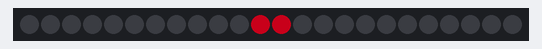
Recording of a sketch running on a simulated Arduino Uno, built with avr-gcc and run on an emulated ATmega328P. Shown: 24 RGB LEDs in strip order, left to right. Dim RGB values are drawn brighter than linear; colours are those a GRB WS2812 strip shows for the declared byte order.

Above: at 3.15 s.
At 7.5 s:
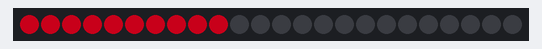
At 11.6 s:
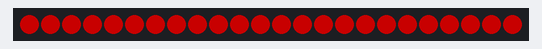
At 17.7 s:
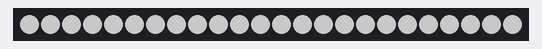
At 23.8 s:
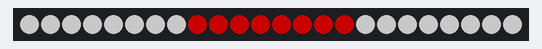
At 33.9 s:
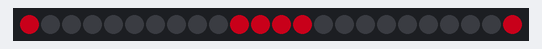

The sketch:

Demo.ino
```cpp
// (licence header left out)
#include <FastLED.h>
#include <Adafruit_NeoPixel.h>

#define LED_PIN     12
#define NUM_LEDS    24
#define LED_TYPE    WS2812B
#define COLOR_ORDER GBR
#define BRIGHTNESS  100
#define HTIME 50


CRGB leds[NUM_LEDS];
Adafruit_NeoPixel strip = Adafruit_NeoPixel(60, LED_PIN, NEO_GRB + NEO_KHZ800);

void setup() {
    delay(1000);
    LEDS.addLeds<LED_TYPE, LED_PIN, COLOR_ORDER>(leds, NUM_LEDS);
//  LEDS.addLeds<LED_TYPE, LED_PIN, CLOCK_PIN COLOR_ORDER>(leds, NUM_LEDS);
    FastLED.setBrightness(BRIGHTNESS);
}

void loop(){
  rightSlide();
  leftSlide();
  rightBlink();
  leftBlink();
  runing();
  brake();
  brakeRight();
  brakeLeft();
  reverse();
  reverseRight();
  reverseLeft();
  reverseBrake();
  reverseBrakeRight();
  reverseBrakeLeft();
  hazerd();
  rainbow(20);

}

void rightSlide(){    //---------------------------------Right Slide---------------------------------------------------------------------------------------------------------------
  FastLED.clear();
  for(int A=2; A>=1; A--) {
    leds[11] = CRGB(35,0,255);
    leds[12] = CRGB(35,0,255);

      for(int i=14;i<24;i++){
      leds[i].setRGB(35,0,255);
      FastLED.show();
      delay(50);
    }

    leds[11] = CRGB(35,0,255);
    leds[12] = CRGB(35,0,255);
       for(int i=14;i<NUM_LEDS;i++){
         leds[i].setRGB(0,0,0);
         FastLED.show();
         delay(50);
     }
  }

}


void leftSlide(){   //-------------------------------------Left Slide--------------------------------------------------------------------------------------------------------------
  FastLED.clear();
  delay(250);
  for(int A=2; A>=1; A--) {
    leds[11] = CRGB(35,0,255);
    leds[12] = CRGB(35,0,255);;

      for(int i=9;i>-1;i--){
      leds[i].setRGB(35,0,255);
      FastLED.show();
      delay(50);
    }

    leds[11] = CRGB(35,0,255);
    leds[12] = CRGB(35,0,255);
       for(int i=9;i>-1;i--){
         leds[i].setRGB(0,0,0);
         FastLED.show();
         delay(50);
     }
  }
}

void rightBlink(){     //---------------------------------Right Blink--------------------------------------------------------------------------------------------------------------
  FastLED.clear();
  for(int A=2; A>=1; A--) {
      for(int i=14;i<24;i++){
      leds[i].setRGB(35,0,255);
      FastLED.show();

    }
    delay(500);

       for(int i=14;i<NUM_LEDS;i++){
         leds[i].setRGB(0,0,0);
         FastLED.show();

     }
   delay(500);
  }
}

void leftBlink(){        //---------------------------------Left Blink-------------------------------------------------------------------------------------------------------------
  FastLED.clear();
  for(int A=2; A>=1; A--) {
    for(int i=9;i>-1;i--){
      leds[i].setRGB(35,0,255);
      FastLED.show();
    }
    delay(500);

    for(int i=9;i>-1;i--){
      leds[i].setRGB(0,0,0);
      FastLED.show();
     }
     delay(500);
  }
}

void runing(){        //-------------------------------------Running---------------------------------------------------------------------------------------------------------------
  FastLED.clear();
  fill_solid(leds, NUM_LEDS, CRGB(0,0,50));
  FastLED.show();
  delay(2000);
}

void brake(){        //---------------------------------------Brake----------------------------------------------------------------------------------------------------------------
  FastLED.clear();
  fill_solid(leds, NUM_LEDS, CRGB(0,0,255));
  FastLED.show();
  delay(2000);
}

void brakeRight(){   //---------------------------------------Brake Right----------------------------------------------------------------------------------------------------------
  FastLED.clear();
  fill_solid(leds, NUM_LEDS, CRGB(0,0,255));
  FastLED.show();

  for(int A=2; A>=1; A--) {
    for(int i=18;i<24;i++){
      leds[i].setRGB(35,0,255);
      FastLED.show();
    }
    delay(500);

    for(int i=18;i<24;i++){
      leds[i].setRGB(0,0,255);
      FastLED.show();
    }
      delay(500);
  }
  FastLED.show();
}

void brakeLeft(){    //---------------------------------------Brake Left-----------------------------------------------------------------------------------------------------------
  FastLED.clear();
  fill_solid(leds, NUM_LEDS, CRGB(0,0,255));
  FastLED.show();

  for(int A=2; A>=1; A--) {
    for(int i=0;i<6;i++){
      leds[i].setRGB(35,0,255);
      FastLED.show();
    }
    delay(500);

    for(int i=0;i<6;i++){
      leds[i].setRGB(0,0,255);
      FastLED.show();
    }
    delay(500);
  }
  FastLED.show();
}

void reverse(){       //------------------------------------Reverse----------------------------------------------------------------------------------------------------------------
  FastLED.clear();
  fill_solid(leds, NUM_LEDS, CRGB(255,255,255));
  FastLED.show();
  delay(2000);
}
void reverseBrake(){  //------------------------------Reverse Brake----------------------------------------------------------------------------------------------------------------
  FastLED.clear();
  leds[0] = CRGB(255,255,255);
  leds[1] = CRGB(255,255,255);
  leds[2] = CRGB(255,255,255);
  leds[3] = CRGB(255,255,255);
  leds[4] = CRGB(255,255,255);
  leds[5] = CRGB(255,255,255);
  leds[6] = CRGB(255,255,255);
  leds[7] = CRGB(255,255,255);
  leds[8] = CRGB(0,0,255);
  leds[9] = CRGB(0,0,255);
  leds[10] = CRGB(0,0,255);
  leds[11] = CRGB(0,0,255);
  leds[12] = CRGB(0,0,255);
  leds[13] = CRGB(0,0,255);
  leds[14] = CRGB(0,0,255);
  leds[15] = CRGB(0,0,255);
  leds[16] = CRGB(255,255,255);
  leds[17] = CRGB(255,255,255);
  leds[18] = CRGB(255,255,255);
  leds[19] = CRGB(255,255,255);
  leds[20] = CRGB(255,255,255);
  leds[21] = CRGB(255,255,255);
  leds[22] = CRGB(255,255,255);
  leds[23] = CRGB(255,255,255);
  FastLED.show();
  delay(3000);
}

void reverseRight(){  //-----------------------------------Reverse Right-----------------------------------------------------------------------------------------------------------
  FastLED.clear();
  fill_solid(leds, NUM_LEDS, CRGB(255,255,255));
  FastLED.show();

  for(int A=2; A>=1; A--) {
    for(int i=18;i<24;i++){
      leds[i].setRGB(35,0,255);
      FastLED.show();
    }
    delay(500);

       for(int i=18;i<24;i++){
         leds[i].setRGB(255,255,255);
         FastLED.show();
     }
     delay(500);
  }
  FastLED.show();
}


 void reverseLeft(){  //-------------------------------------Reverse Left----------------------------------------------------------------------------------------------------------
  FastLED.clear();
fill_solid(leds, NUM_LEDS, CRGB(255,255,255));
  FastLED.show();

  for(int A=2; A>=1; A--) {
    for(int i=0;i<6;i++){
      leds[i].setRGB(35,0,255);
      FastLED.show();
    }
    delay(500);

       for(int i=0;i<6;i++){
         leds[i].setRGB(255,255,255);
         FastLED.show();
     }
     delay(500);
  }
  FastLED.show();
}

void reverseBrakeRight(){  //------------------------------Reverse Brake Right-----------------------------------------------------------------------------------------------------
  FastLED.clear();
  leds[0] = CRGB(255,255,255);
  leds[1] = CRGB(255,255,255);
  leds[2] = CRGB(255,255,255);
  leds[3] = CRGB(255,255,255);
  leds[4] = CRGB(255,255,255);
  leds[5] = CRGB(255,255,255);
  leds[6] = CRGB(255,255,255);
  leds[7] = CRGB(255,255,255);
  leds[8] = CRGB(0,0,255);
  leds[9] = CRGB(0,0,255);
  leds[10] = CRGB(0,0,255);
  leds[11] = CRGB(0,0,255);
  leds[12] = CRGB(0,0,255);
  leds[13] = CRGB(0,0,255);
  leds[14] = CRGB(0,0,255);
  leds[15] = CRGB(0,0,255);
  leds[16] = CRGB(255,255,255);
  leds[17] = CRGB(255,255,255);
  leds[18] = CRGB(255,255,255);
  leds[19] = CRGB(255,255,255);
  leds[20] = CRGB(255,255,255);
  leds[21] = CRGB(255,255,255);
  leds[22] = CRGB(255,255,255);
  leds[23] = CRGB(255,255,255);
  FastLED.show();

  for(int A=2; A>=1; A--) {
    for(int i=20;i<24;i++){
      leds[i].setRGB(35,0,255);
      FastLED.show();
    }
    delay(500);

       for(int i=20;i<24;i++){
         leds[i].setRGB(255,255,255);
         FastLED.show();
     }
     delay(500);
  }
  FastLED.show();
}


 void reverseBrakeLeft(){  //-----------------------------Reverse Brake Left-------------------------------------------------------------------------------------------------------
  FastLED.clear();
  leds[0] = CRGB(255,255,255);
  leds[1] = CRGB(255,255,255);
  leds[2] = CRGB(255,255,255);
  leds[3] = CRGB(255,255,255);
  leds[4] = CRGB(255,255,255);
  leds[5] = CRGB(255,255,255);
  leds[6] = CRGB(255,255,255);
  leds[7] = CRGB(255,255,255);
  leds[8] = CRGB(0,0,255);
  leds[9] = CRGB(0,0,255);
  leds[10] = CRGB(0,0,255);
  leds[11] = CRGB(0,0,255);
  leds[12] = CRGB(0,0,255);
  leds[13] = CRGB(0,0,255);
  leds[14] = CRGB(0,0,255);
  leds[15] = CRGB(0,0,255);
  leds[16] = CRGB(255,255,255);
  leds[17] = CRGB(255,255,255);
  leds[18] = CRGB(255,255,255);
  leds[19] = CRGB(255,255,255);
  leds[20] = CRGB(255,255,255);
  leds[21] = CRGB(255,255,255);
  leds[22] = CRGB(255,255,255);
  leds[23] = CRGB(255,255,255);
  FastLED.show();

  for(int A=2; A>=1; A--) {
    for(int i=0;i<4;i++){
      leds[i].setRGB(35,0,255);
      FastLED.show();
    }
    delay(500);

       for(int i=0;i<4;i++){
         leds[i].setRGB(255,255,255);
         FastLED.show();
     }
     delay(500);
  }
  FastLED.show();
}

void hazerd(){      //--------------------------------------hazerd-----------------------------------------------------------------------------------------------------------------
  FastLED.clear();
  for(int A=5; A>=1; A--) {

    leds[0] = CRGB(0,0,0);
    leds[23] = CRGB(0,0,0);

    leds[9] = CRGB(35,0,255);
    leds[10] = CRGB(35,0,255);
    leds[11] = CRGB(35,0,255);
    leds[12] = CRGB(35,0,255);
    leds[13] = CRGB(35,0,255);
    leds[14] = CRGB(35,0,255);
    FastLED.show();
    delay(HTIME);
///////////////////////////////
    leds[8] = CRGB(35,0,255);
    leds[9] = CRGB(35,0,255);
    leds[10] = CRGB(35,0,255);
    leds[11] = CRGB(0,0,0);
    leds[12] = CRGB(0,0,0);
    leds[13] = CRGB(35,0,255);
    leds[14] = CRGB(35,0,255);
    leds[15] = CRGB(35,0,255);
    FastLED.show();
    delay(HTIME);
///////////////////////////////
    leds[7] = CRGB(35,0,255);
    leds[8] = CRGB(35,0,255);
    leds[9] = CRGB(35,0,255);
    leds[10] = CRGB(0,0,0);
    leds[13] = CRGB(0,0,0);
    leds[14] = CRGB(35,0,255);
    leds[15] = CRGB(35,0,255);
    leds[16] = CRGB(35,0,255);
    FastLED.show();
    delay(HTIME);
///////////////////////////////
    leds[6] = CRGB(35,0,255);
    leds[7] = CRGB(35,0,255);
    leds[8] = CRGB(35,0,255);
    leds[9] = CRGB(0,0,0);
    leds[14] = CRGB(0,0,0);
    leds[15] = CRGB(35,0,255);
    leds[16] = CRGB(35,0,255);
    leds[17] = CRGB(35,0,255);
    FastLED.show();
    delay(HTIME);
///////////////////////////////
    leds[5] = CRGB(35,0,255);
    leds[6] = CRGB(35,0,255);
    leds[7] = CRGB(35,0,255);
    leds[8] = CRGB(0,0,0);
    leds[15] = CRGB(0,0,0);
    leds[16] = CRGB(35,0,255);
    leds[17] = CRGB(35,0,255);
    leds[18] = CRGB(35,0,255);
    FastLED.show();
    delay(HTIME);
///////////////////////////////
    leds[4] = CRGB(35,0,255);
    leds[5] = CRGB(35,0,255);
    leds[6] = CRGB(35,0,255);
    leds[7] = CRGB(0,0,0);
    leds[16] = CRGB(0,0,0);
    leds[17] = CRGB(35,0,255);
    leds[18] = CRGB(35,0,255);
    leds[19] = CRGB(35,0,255);
    FastLED.show();
    delay(HTIME);
///////////////////////////////
    leds[3] = CRGB(35,0,255);
    leds[4] = CRGB(35,0,255);
    leds[5] = CRGB(35,0,255);
    leds[6] = CRGB(0,0,0);
    leds[17] = CRGB(0,0,0);
    leds[18] = CRGB(35,0,255);
    leds[19] = CRGB(35,0,255);
    leds[20] = CRGB(35,0,255);
    FastLED.show();
    delay(HTIME);
///////////////////////////////
    leds[2] = CRGB(35,0,255);
    leds[3] = CRGB(35,0,255);
    leds[4] = CRGB(35,0,255);
    leds[5] = CRGB(0,0,0);
    leds[18] = CRGB(0,0,0);
    leds[19] = CRGB(35,0,255);
    leds[20] = CRGB(35,0,255);
    leds[21] = CRGB(35,0,255);
    FastLED.show();
    delay(HTIME);
///////////////////////////////
    leds[1] = CRGB(35,0,255);
    leds[2] = CRGB(35,0,255);
    leds[3] = CRGB(35,0,255);
    leds[4] = CRGB(0,0,0);
    leds[19] = CRGB(0,0,0);
    leds[20] = CRGB(35,0,255);
    leds[21] = CRGB(35,0,255);
    leds[22] = CRGB(35,0,255);
    FastLED.show();
    delay(HTIME);
///////////////////////////////
    leds[0] = CRGB(35,0,255);
    leds[1] = CRGB(35,0,255);
    leds[2] = CRGB(35,0,255);
    leds[3] = CRGB(0,0,0);
    leds[20] = CRGB(0,0,0);
    leds[21] = CRGB(35,0,255);
    leds[22] = CRGB(35,0,255);
    leds[23] = CRGB(35,0,255);
    FastLED.show();
    delay(HTIME);
///////////////////////////////
    leds[0] = CRGB(35,0,255);
    leds[1] = CRGB(35,0,255);
    leds[2] = CRGB(0,0,0);
    leds[11] = CRGB(35,0,255);
    leds[12] = CRGB(35,0,255);
    leds[21] = CRGB(0,0,0);
    leds[22] = CRGB(35,0,255);
    leds[23] = CRGB(35,0,255);
    FastLED.show();
    delay(HTIME);
///////////////////////////////
    leds[0] = CRGB(35,0,255);
    leds[1] = CRGB(0,0,0);
    leds[10] = CRGB(35,0,255);
    leds[11] = CRGB(35,0,255);
    leds[12] = CRGB(35,0,255);
    leds[13] = CRGB(35,0,255);
    leds[22] = CRGB(0,0,0);
    leds[23] = CRGB(35,0,255);
    FastLED.show();
    delay(HTIME);
  }
}

void rainbow(uint8_t wait) {       //---------------------------Rainbow------------------------------------------------------------------------------------------------------------
  uint16_t i, j;

  for(j=0; j<256; j++) {
    for(i=0; i<strip.numPixels(); i++) {
      strip.setPixelColor(i, Wheel((i+j) & 255));
    }
    strip.show();
    delay(wait);
  }
}
  uint32_t Wheel(byte WheelPos) {
  WheelPos = 255 - WheelPos;
  if(WheelPos < 85) {
    return strip.Color(255 - WheelPos * 3, 0, WheelPos * 3);
  }
  if(WheelPos < 170) {
    WheelPos -= 85;
    return strip.Color(0, WheelPos * 3, 255 - WheelPos * 3);
  }
  WheelPos -= 170;
  return strip.Color(WheelPos * 3, 255 - WheelPos * 3, 0);
}
  //wave-------------
  //for(int i = 0; i < NUM_LEDS-1; i++) {
  //leds[i] = CRGB::Red;
  //leds[i+1] = CRGB::Red;
  //FastLED.delay(33);
 // leds[i] = CRGB::Black;
  //leds[i+1] = CRGB::Black;
```

Measured:
- what the display in image 1 shows lasts 0.5 s, from 7.5 s to 8.0 s
- what the display in image 3 shows lasts 2.0 s, from 17.7 s to 19.7 s
- what the display in image 4 shows lasts 3.0 s, from 23.8 s to 26.8 s
- what the display in image 5 shows lasts 6.0 s, from 33.9 s to 39.9 s
